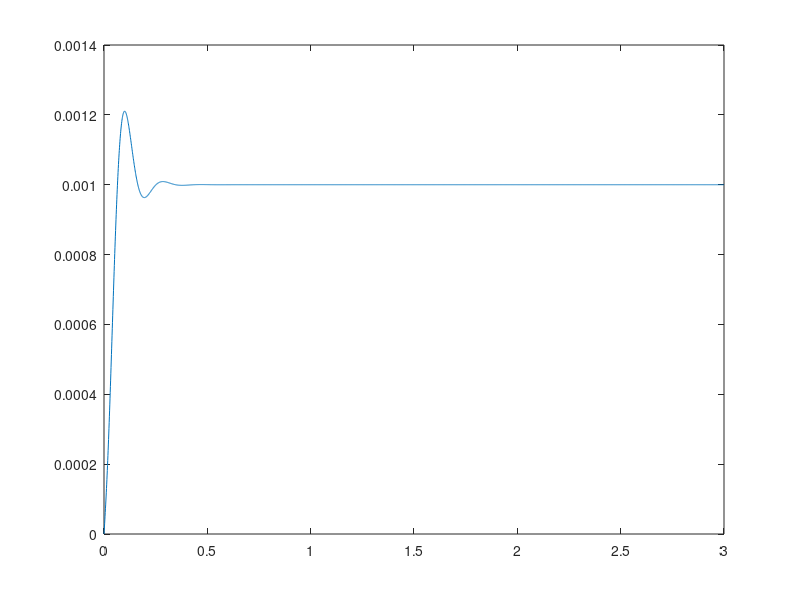
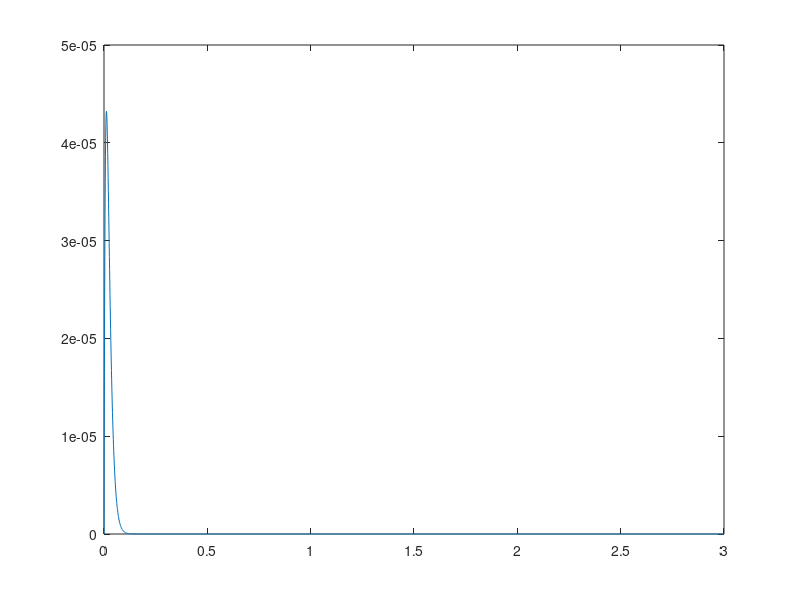

Source code (MATLAB) for these figures, in order:
clear all
close all

%%%%%%%%%%%%%%%%%%%%%%%%%%%%%%%%%%%%%%%%%%%%%%%%%%%%%%%%%%%%%%%%%%%%%%%%%%%
% Design a regulator

Tsdes = 0.5;

A = [0 1 0; 980 0 -2.8; 0 0 -100];
B = [0;0;100];
C =[1 0 0];
D = 0;

eig(A)

cmat = ctrb(A,B);
rank(cmat);

wn = 1;
sys = tf(wn^3,[1 1.75*wn 2.15*wn^2 wn^3]);
%figure
%step(sys);

% actual settling time for wn=1 is Ts~8 sec.
Ts=8;
wndes1 = (wn*Ts)/Tsdes;
wndes2 = 2*(wn*Ts)/Tsdes;

poles1 = roots([1 1.75*wndes1 2.15*wndes1^2 wndes1^3]);
poles2 = roots([1 1.75*wndes2 2.15*wndes2^2 wndes2^3]);

poles = poles2; % we'll use these poles for later...

K1 = place(A,B,poles1);
K2 = place(A,B,poles2);

syscl1 =  ss(A-B*K1,B,C,D);
syscl2 =  ss(A-B*K2,B,C,D);


t = 0:0.001:3;
r = zeros(size(t));	% ref to 0

[y1,t1,x1] = lsim (syscl1,r,t,[0.005;0;0]);
[y2,t2,x2] = lsim (syscl2,r,t,[0.005;0;0]);


%figure
%plot(t1,y1,t2,y2);
%legend('\omega_n=16','\omega_n=32');


%%%%%%%%%%%%%%%%%%%%%%%%%%%%%%%%%%%%%%%%%%%%%%%%%%%%%%%%%%%%%%%%%%%%%%%%%%%

K3 = place(A,B,poles2);

t = 0:0.001:3;
r = 0.001*ones(size(t));	% ref to 0.001

N = inv([A B; C D])*[zeros(1, length(A)) 1]';
Nx = N(1:end-1);
Nu = N(end);
Nbar = Nu+K3*Nx;

syscl3 =  ss(A-B*K3,B*Nbar,C,D);

[y3,t3,x3] = lsim (syscl3,r,t,[0.005;0;0]);

%figure
%plot(t3,y3);

%%%%%%%%%%%%%%%%%%%%%%%%%%%%%%%%%%%%%%%%%%%%%%%%%%%%%%%%%%%%%%%%%%%%%%%%%%%
% Design a full order estimator

K = place(A,B,poles);
% check observability
omat = obsv(A,C);
rank(omat);

Ke = place(A',C',[-85 -90 -95]);

G = Ke';

Acl = [A-B*K B*K; zeros(size(A)) A-G*C];
% check eigenvalues
eig(Acl)

Bcl = [B*Nbar; 0; 0; 0];
Ccl = [C 0 0 0; C -C];
D = [0;0];

syscl = ss(Acl,Bcl,Ccl,D);
[ycl,tcl,xcl] = lsim(syscl,r,t,[0; 0.01; 0; 0; 0.01; 0]);  % ~x = x-^x

figure
% h
plot(tcl,xcl(:,1));

figure
% error
plot(tcl,xcl(:,4));



%%%%%%%%%%%%%%%%%%%%%%%%%%%%%%%%%%%%%%%%%%%%%%%%%%%%%%%%%%%%%%%%%%%%%%%%%%%
% Design a reduced order estimator

App = 0;
Apr = [1 0];
Arp = [980; 0];
Arr = [0,-2.8;0,-100];
Bp = 0;
Br = [0;100];

Kre = place(Arr',Apr',[-90 -95]);
G = Kre';

%[t,y] = ode45('testsimred2',[0 1],[0;0.01;0;0;0]);
%plot(t,y(:,1))

